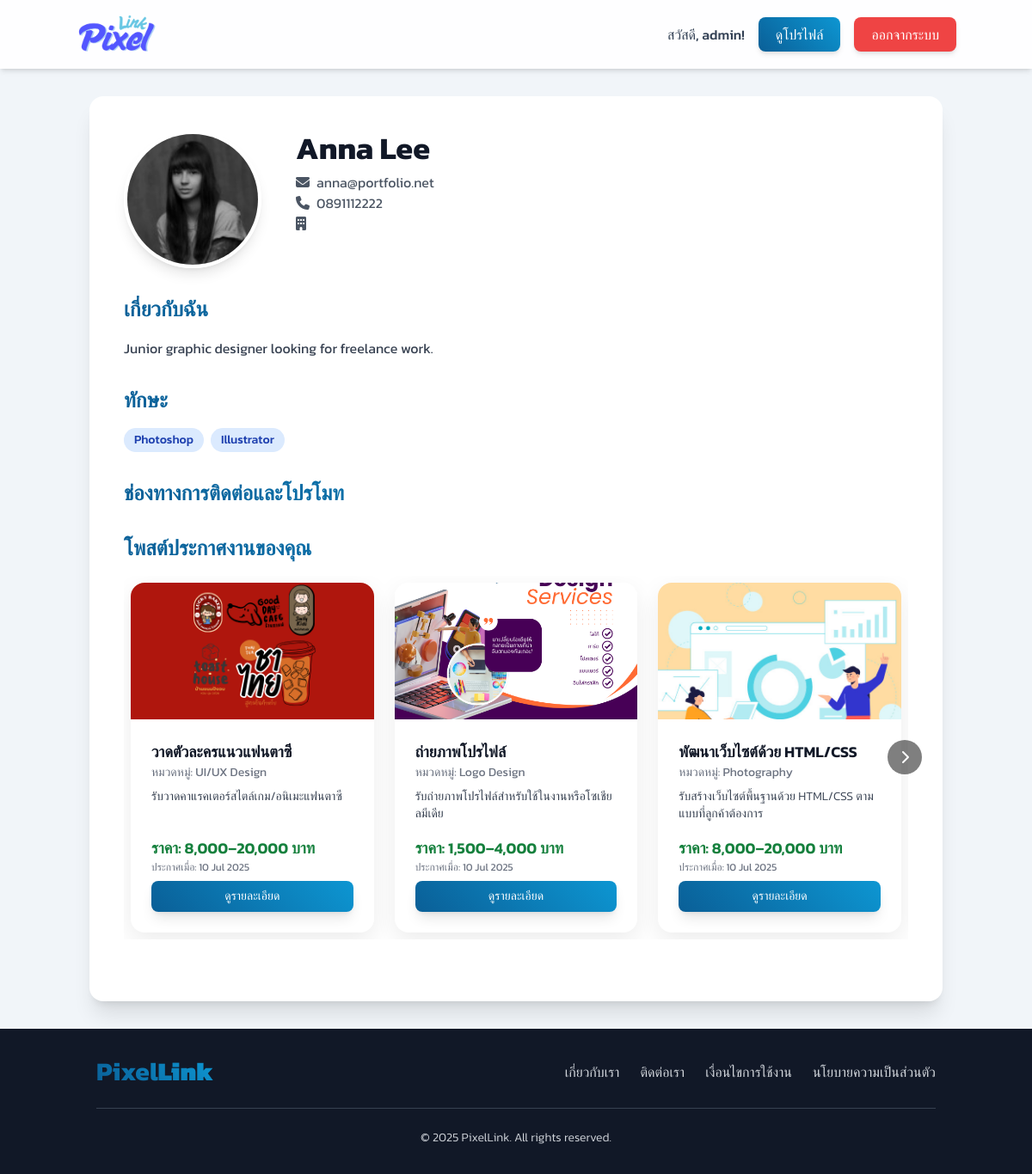
The app's page /designer/view_profile.php?user_id=4 (signed in) with its own data.
### tables this page shows
CREATE TABLE `profiles` (
  `profile_id` int(11) NOT NULL,
  `user_id` int(11) NOT NULL,
  `address` text DEFAULT NULL,
  `company_name` varchar(255) DEFAULT NULL,
  `bio` text DEFAULT NULL,
  `skills` text DEFAULT NULL,
  `profile_picture_url` varchar(255) DEFAULT NULL,
  `facebook_url` varchar(255) DEFAULT NULL,
  `instagram_url` varchar(255) DEFAULT NULL,
  `tiktok_url` varchar(255) DEFAULT NULL,
  `payment_qr_code_url` varchar(255) DEFAULT NULL,
  `bank_name` varchar(100) DEFAULT NULL,
  `account_number` varchar(50) DEFAULT NULL
);

CREATE TABLE `users` (
  `user_id` int(11) NOT NULL,
  `username` varchar(50) NOT NULL,
  `password` varchar(255) NOT NULL,
  `email` varchar(100) NOT NULL,
  `first_name` varchar(100) NOT NULL,
  `last_name` varchar(100) NOT NULL,
  `phone_number` varchar(20) NOT NULL,
  `user_type` enum('admin','designer','client') NOT NULL,
  `registration_date` timestamp NOT NULL DEFAULT current_timestamp(),
  `is_approved` tinyint(1) DEFAULT 0,
  `last_activity` datetime DEFAULT NULL,
  `is_active` tinyint(1) DEFAULT 1,
  `is_verified` tinyint(1) NOT NULL DEFAULT 0 COMMENT '0=Not Verified, 1=Verified',
  `last_login` timestamp NULL DEFAULT NULL
);

CREATE TABLE `job_postings` (
  `post_id` int(11) NOT NULL,
  `designer_id` int(11) NOT NULL,
  `title` varchar(255) NOT NULL,
  `description` text DEFAULT NULL,
  `category_id` int(11) DEFAULT NULL,
  `price_range` varchar(100) DEFAULT NULL,
  `posted_date` timestamp NOT NULL DEFAULT current_timestamp(),
  `status` enum('active','inactive','completed') DEFAULT 'active',
  `client_id` int(11) NOT NULL,
  `main_image_id` int(11) DEFAULT NULL
);

CREATE TABLE `uploaded_files` (
  `file_id` int(11) NOT NULL,
  `contract_id` int(11) DEFAULT NULL,
  `job_post_id` int(11) DEFAULT NULL,
  `uploader_id` int(11) NOT NULL,
  `file_name` varchar(255) NOT NULL,
  `file_path` varchar(255) NOT NULL,
  `uploaded_at` timestamp NOT NULL DEFAULT current_timestamp(),
  `file_size` int(11) DEFAULT NULL,
  `uploaded_by_user_id` int(11) DEFAULT NULL,
  `file_type` varchar(255) DEFAULT NULL,
  `uploaded_date` datetime DEFAULT NULL
);

CREATE TABLE `job_categories` (
  `category_id` int(11) NOT NULL,
  `category_name` varchar(100) NOT NULL
);

### designer/view_profile.php (the view, shortened to what this page needs)
<?php
$home_link = '../index.php';
if (isset($_SESSION['user_type'])) {
    switch ($_SESSION['user_type']) {
        case 'admin':
            $home_link = '../admin/main.php';
            break;
    }
}
$servername = "localhost";
$username = "root";
$password = "";
$dbname = "pixellink";
$condb = new mysqli($servername, $username, $password, $dbname);
$condb->set_charset("utf8mb4");
$user_id_to_view = isset($_GET['user_id']) ? intval($_GET['user_id']) : 0;
$loggedInUserName = $_SESSION['full_name'] ?? $_SESSION['username'] ?? 'Designer';
if (isset($_SESSION['user_id'])) {
    $loggedInUserName = $_SESSION['username'] ?? $_SESSION['full_name'] ?? '';
}
$profile_data = null;
$job_postings_for_profile = [];
if ($user_id_to_view > 0) {
    $sql_profile = "SELECT p.*, u.first_name, u.last_name, u.email, u.phone_number, u.username, u.is_verified,
                       p.facebook_url, p.instagram_url, p.tiktok_url,
                       p.payment_qr_code_url, p.bank_name, p.account_number
                 FROM profiles p
                 JOIN users u ON p.user_id = u.user_id
                 WHERE p.user_id = ?";
    $stmt_profile = $condb->prepare($sql_profile);
    if ($stmt_profile) {
        $stmt_profile->bind_param("i", $user_id_to_view);
        $stmt_profile->execute();
        $profile_data = $stmt_profile->get_result()->fetch_assoc();
    }
    $sql_job_postings_for_profile = "SELECT
                                        jp.post_id, jp.title, jp.description, jp.price_range, jp.posted_date,
                                        u.first_name, u.last_name, jc.category_name,
                                        uf.file_path AS job_image_path
                                     FROM job_postings AS jp
                                     JOIN users AS u ON jp.designer_id = u.user_id
                                     LEFT JOIN job_categories AS jc ON jp.category_id = jc.category_id
                                     LEFT JOIN uploaded_files AS uf ON jp.main_image_id = uf.file_id
                                     WHERE jp.designer_id = ? AND jp.status = 'active'
                                     ORDER BY jp.posted_date DESC";
    $stmt_job_postings = $condb->prepare($sql_job_postings_for_profile);
    if ($stmt_job_postings) {
        $stmt_job_postings->bind_param("i", $user_id_to_view);
        $stmt_job_postings->execute();
        $job_postings_for_profile = $stmt_job_postings->get_result()->fetch_all(MYSQLI_ASSOC);
    }
}
$display_name = trim(($profile_data['first_name'] ?? '') . ' ' . ($profile_data['last_name'] ?? '')) ?: ($profile_data['username'] ?? 'ไม่ระบุชื่อ');
$display_email = $profile_data['email'] ?? 'ไม่ระบุอีเมล';
$display_tel = $profile_data['phone_number'] ?? 'ไม่ระบุเบอร์โทรศัพท์';
$display_company_name = $profile_data['company_name'] ?? 'ไม่ระบุบริษัท';
$display_bio = $profile_data['bio'] ?? 'ยังไม่มีประวัติ';
$display_skills = !empty($profile_data['skills']) ? explode(',', $profile_data['skills']) : [];
$raw_pic_path = $profile_data['profile_picture_url'] ?? '';
$display_profile_pic = '../dist/img/user8.jpg';
if (!empty($raw_pic_path) && file_exists('..' . $raw_pic_path)) {
    $display_profile_pic = '..' . $raw_pic_path;
}
?>
<!DOCTYPE html>
<html lang="th">
<head>
    <script src="https://cdn.tailwindcss.com"></script>
    <link rel="stylesheet" href="https://cdnjs.cloudflare.com/ajax/libs/font-awesome/6.1.1/css/all.min.css">
</head>
<body class="bg-slate-100 min-h-screen flex flex-col">
    <nav class="bg-white/90 backdrop-blur-sm p-4 shadow-md sticky top-0 z-50">
        <div class="container mx-auto flex justify-between items-center">
            <a href="<?= htmlspecialchars($home_link) ?>"><img src="../dist/img/logo.png" alt="PixelLink Logo" class="h-12 transition-transform hover:scale-105"></a>
            <div class="space-x-4 flex items-center">
                <span class="font-medium text-slate-700">สวัสดี, <?= htmlspecialchars($loggedInUserName) ?>!</span>
                <a href="view_profile.php?user_id=<?= $_SESSION['user_id']; ?>" class="btn-primary text-white px-5 py-2 rounded-lg font-medium shadow-md">ดูโปรไฟล์</a>
                <a href="../logout.php" class="btn-danger text-white px-5 py-2 rounded-lg font-medium shadow-md">ออกจากระบบ</a>
            </div>
        </div>
    </nav>
    <main class="flex-grow container mx-auto px-4 py-8">
        <?php if (!$profile_data): ?>
            <div class="bg-red-100 text-red-700 p-4 rounded-lg text-center">ไม่พบข้อมูลโปรไฟล์สำหรับ user ID: <?= $user_id_to_view ?></div>
        <?php else: ?>
            <div class="bg-white rounded-2xl shadow-xl p-6 md:p-10">
                <div class="flex flex-col md:flex-row items-center md:items-start gap-6 md:gap-10 mb-8">
                    <img src="<?= htmlspecialchars($display_profile_pic) ?>" alt="รูปโปรไฟล์" class="w-32 h-32 md:w-40 md:h-40 rounded-full object-cover shadow-lg border-4 border-white">
                    <div class="text-center md:text-left flex-grow">
                        <h1 class="text-3xl sm:text-4xl font-bold text-gray-900 flex items-center justify-center sm:justify-start">
                            <?= htmlspecialchars($display_name) ?>
                        </h1>
                        <p class="text-md text-gray-600 mt-2"><i class="fas fa-envelope mr-2"></i><?= htmlspecialchars($display_email) ?></p>
                        <p class="text-md text-gray-600"><i class="fas fa-phone mr-2"></i><?= htmlspecialchars($display_tel) ?></p>
                        <p class="text-md text-gray-600"><i class="fas fa-building mr-2"></i><?= htmlspecialchars($display_company_name) ?></p>
                    </div>
                </div>
                <div class="mb-8">
                    <h2 class="text-2xl font-semibold text-gradient mb-4">เกี่ยวกับฉัน</h2>
                    <p class="text-gray-700 leading-relaxed"><?= nl2br(htmlspecialchars($display_bio)) ?></p>
                </div>
                <?php if (!empty($display_skills)): ?>
                    <div class="mb-8">
                        <h2 class="text-2xl font-semibold text-gradient mb-4">ทักษะ</h2>
                        <div class="flex flex-wrap gap-2">
                            <?php foreach ($display_skills as $skill): ?>
                                <span class="bg-blue-100 text-blue-800 text-sm font-medium px-3 py-1 rounded-full"><?= htmlspecialchars(trim($skill)) ?></span>
                            <?php endforeach; ?>
                        </div>
                    </div>
                <?php endif; ?>
                <div class="mb-8">
                    <h2 class="text-2xl font-semibold text-gradient mb-4">ช่องทางการติดต่อและโปรโมท</h2>
                </div>
                <div class="mb-8">
                    <h2 class="text-2xl font-semibold text-gradient mb-4">โพสต์ประกาศงานของคุณ</h2>
                    <?php if (empty($job_postings_for_profile)): ?>
                        <div class="bg-blue-100 text-blue-700 px-4 py-3 rounded-lg text-center">ยังไม่มีงานที่ประกาศ</div>
                    <?php else: ?>
                        <div class="carousel-container relative">
                            <div class="carousel-content p-2" id="carouselContent">
                                <?php foreach ($job_postings_for_profile as $job): ?>
                                    <div class="card-item flex flex-col">
                                        <?php
                                        $image_source = !empty($job['job_image_path']) && file_exists(htmlspecialchars($job['job_image_path']))
                                            ? htmlspecialchars($job['job_image_path'])
                                            : '../dist/img/pdpa02.jpg';
                                        ?>
                                        <img src="<?= $image_source ?>" alt="ภาพประกอบงาน: <?= htmlspecialchars($job['title']) ?>" class="card-image">
                                        <div class="p-4 md:p-6 flex-grow flex flex-col justify-between">
                                            <div>
                                                <h3 class="text-lg font-semibold text-gray-900 line-clamp-2"><?= htmlspecialchars($job['title']) ?></h3>
                                                <p class="text-sm text-gray-500 mb-2">หมวดหมู่: <?= htmlspecialchars($job['category_name'] ?? 'ไม่ระบุ') ?></p>
                                                <p class="text-sm text-gray-700 line-clamp-3 font-light"><?= htmlspecialchars($job['description']) ?></p>
                                            </div>
                                            <div class="mt-4">
                                                <p class="text-lg font-semibold text-green-700">ราคา: <?= htmlspecialchars($job['price_range'] ?? 'สอบถาม') ?></p>
                                                <p class="text-xs text-gray-500">ประกาศเมื่อ: <?= date('d M Y', strtotime($job['posted_date'])) ?></p>
                                                <div class="mt-2 flex space-x-2">
                                                    <a href="../job_detail.php?id=<?= $job['post_id'] ?>&type=posting" class="flex-1 btn-primary text-white px-4 py-2 rounded-lg font-medium text-sm shadow-lg text-center">ดูรายละเอียด</a>
                                                </div>
                                            </div>
                                        </div>
                                    </div>
                                <?php endforeach; ?>
                            </div>
                            <button id="nextBtn" class="carousel-button right"><i class="fas fa-chevron-right"></i></button>
                        </div>
                    <?php endif; ?>
                </div>
            </div>
        <?php endif; ?>
    </main>
    <?php include '../includes/footer.php'; ?>
</body>
</html>

### designer/view_profile.php (style rules this page uses)
body { font-family: 'Kanit', sans-serif; }
.text-gradient { background: linear-gradient(45deg, #0a5f97, #0d96d2); -webkit-background-clip: text; -webkit-text-fill-color: transparent; }
.carousel-content { display: grid; grid-auto-flow: column; grid-auto-columns: calc(100% - 1rem); gap: 1.5rem; overflow-x: scroll; scroll-behavior: smooth; scrollbar-width: none; }
@media (min-width: 768px) { .carousel-content { grid-auto-columns: calc(50% - 0.75rem); } }
@media (min-width: 1024px) { .carousel-content { grid-auto-columns: calc(33.333% - 1rem); } }
.card-item { background: white; border-radius: 1rem; box-shadow: 0 10px 30px rgba(0, 0, 0, 0.08); transition: all 0.3s ease; flex-shrink: 0; display: flex; flex-direction: column; }
.card-image { width: 100%; aspect-ratio: 16/9; object-fit: cover; border-top-left-radius: 1rem; border-top-right-radius: 1rem; }
.carousel-button { background-color: rgba(0, 0, 0, 0.5); color: white; border: none; padding: 0.75rem 0.5rem; cursor: pointer; z-index: 10; border-radius: 9999px; position: absolute; top: 50%; transform: translateY(-50%); transition: all 0.3s ease; width: 2.5rem; height: 2.5rem; display: flex; justify-content: center; align-items: center; }
.carousel-button.right { right: -1rem; }
.btn-primary { background: linear-gradient(45deg, #0a5f97 0%, #0d96d2 100%); color: white; transition: all 0.3s ease; box-shadow: 0 4px 15px rgba(13, 150, 210, 0.3); }
.btn-danger { background-color: #ef4444; color: white; transition: all 0.3s ease; box-shadow: 0 4px 15px rgba(239, 68, 68, 0.3); }

### records on screen
profiles: profile_picture_url (picture), user.last_name "Anna Lee", user.email "anna@portfolio.net", user.phone_number "0891112222", bio "Junior graphic designer looking for freelance work.", skills "Photoshop", skills "Illustrator"
job_postings: uploaded_files.file_path (picture), title "วาดตัวละครแนวแฟนตาซี", category.category_name "UI/UX Design", description "รับวาดคาแรคเตอร์สไตล์เกม/อนิเมะแฟนตาซี", price_range "8,000–20,000 บาท", posted_date "10 Jul 2025"
job_postings: uploaded_files.file_path (picture), title "ถ่ายภาพโปรไฟล์", category.category_name "Logo Design", description "รับถ่ายภาพโปรไฟล์สำหรับใช้ในงานหรือโซเชียลมีเดีย", price_range "1,500–4,000 บาท", posted_date "10 Jul 2025"
job_postings: shows a picture, title "พัฒนาเว็บไซต์ด้วย HTML/CSS", category.category_name "Photography", description "รับสร้างเว็บไซต์พื้นฐานด้วย HTML/CSS ตามแบบที่ลูกค้าต้องการ", price_range "8,000–20,000 บาท", posted_date "10 Jul 2025"

### other values on screen
$loggedInUserName "admin"
